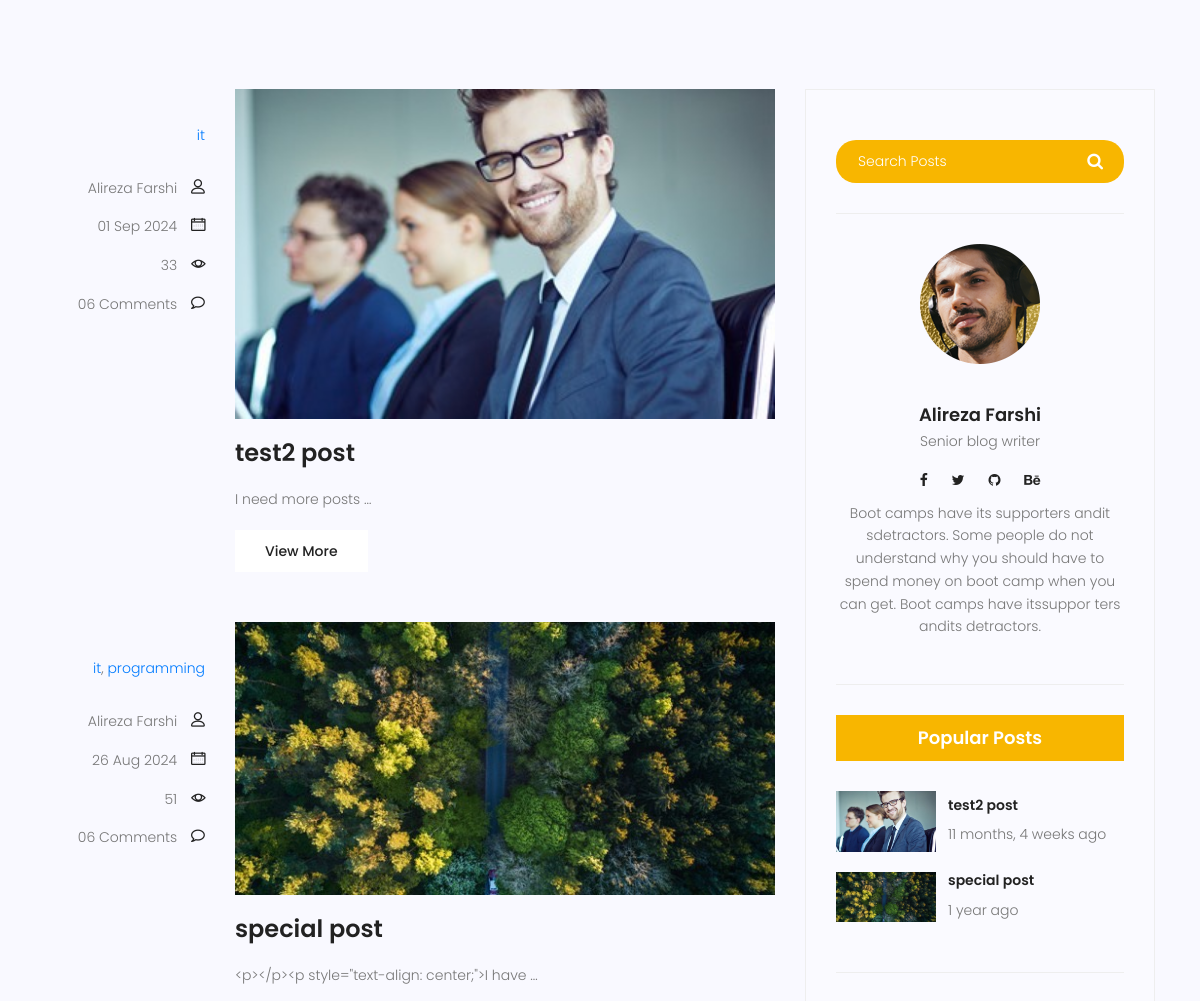
Before: /blog/ (middle part) with the older database file.
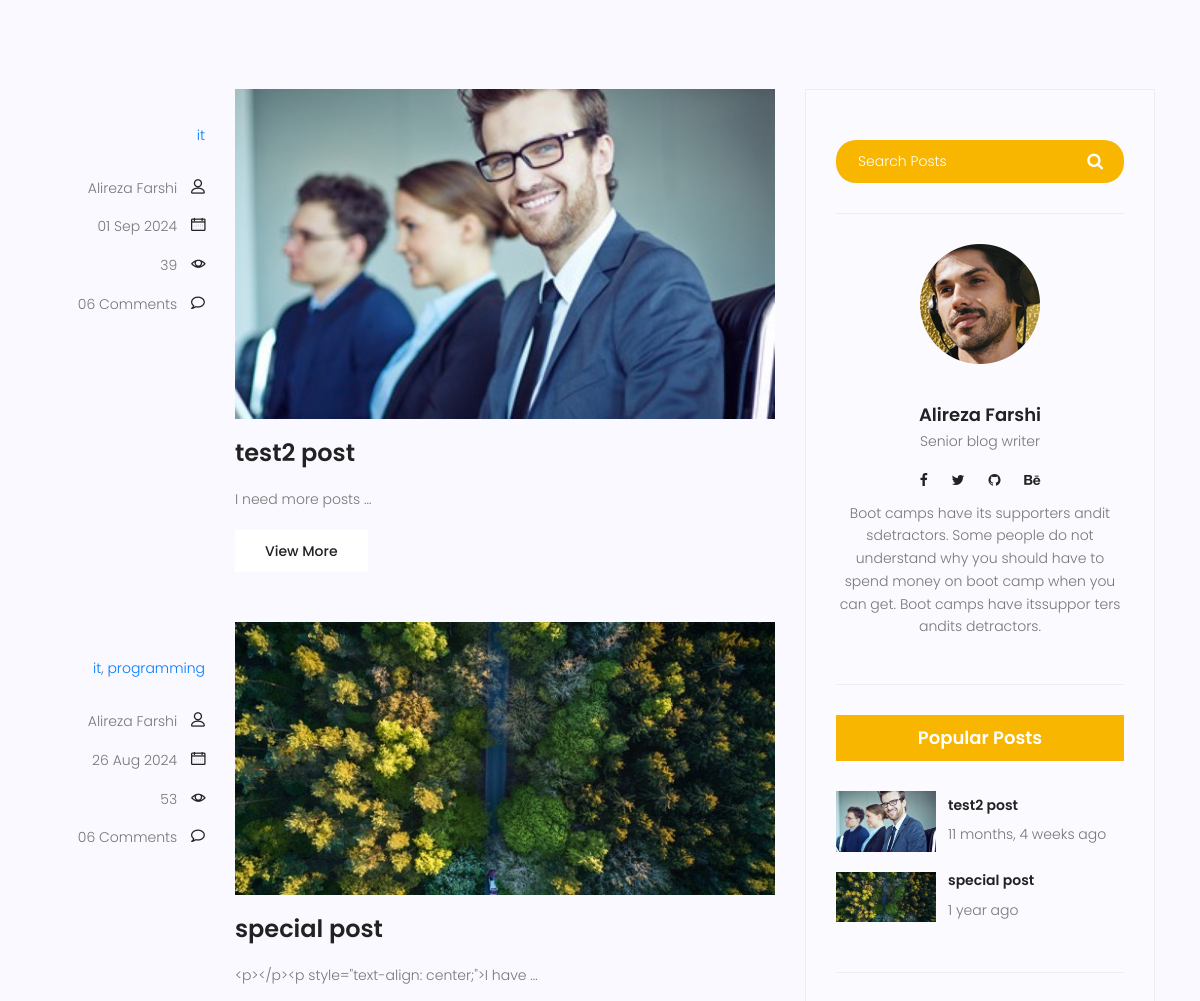
After: the same page with the newer database file.
### blog/models.py (models this page shows, shortened)
class Category(models.Model):
    name = models.CharField(max_length=255)
    def __str__(self):
        return self.name

class Post(models.Model):
    title = models.CharField(max_length=250)
    content = models.TextField()
    tags = TaggableManager()
    category = models.ManyToManyField(Category)
    author = models.ForeignKey(User, on_delete=models.SET_NULL, null=True)
    image = models.ImageField(upload_to='blog/', default='blog/default.jpg' )
    counted_views = models.IntegerField(default=0)
    status = models.BooleanField(default=False)
    login_require = models.BooleanField(default=False)
    created_date = models.DateTimeField(auto_now_add=True)
    updated_date = models.DateTimeField(auto_now=True)
    published_date = models.DateTimeField(null=True)
    class Meta:
        ordering = ['-created_date']

### blog/views.py (the view)
# urls.py: path('', blog_view,name='blog'),
def blog_view(request, **kwargs):
    current_time = timezone.now()
    posts = Post.objects.filter(status=True)
    posts = posts.exclude(published_date__gt=current_time)
    if kwargs.get('cat_name') != None:
        posts = posts.filter(category__name=kwargs['cat_name'])
    if kwargs.get('author_username') != None:
        posts = posts.filter(author__username=kwargs['author_username'])
    if kwargs.get('tag_name') != None:
        posts = posts.filter(tags__name__in=[kwargs['tag_name']])
    paginator = Paginator(posts, 2)
    try:
        page_number = request.GET.get('page')
        posts = paginator.get_page(page_number)
    except PageNotAnInteger:
        posts = paginator.get_page(1)
    except EmptyPage:
        print("entered")
        posts = paginator.get_page(1)
    context = {'posts' : posts}
    return render(request, 'blog/blog-home.html', context)

### blog/templatetags/blog-tags.py (called while the page is built)
@register.inclusion_tag('blog/blog-categories.html')
def post_categories():
    posts = Post.objects.filter(status=1)
    categories = Category.objects.all()
    cat_dict = {}
    for name in categories:
        cat_dict[name] = posts.filter(category=name).count()
    return {'categories': cat_dict}

### templates/blog/blog-home.html (shortened to what this page needs)
{% extends  'base.html'     %}
{% load static %}
{% load blog-tags %}
{% block content %}
			<section class="top-category-widget-area pt-90 pb-90 ">
			</section>
			<section class="post-content-area">
				<div class="container">
					<div class="row">
						<div class="col-lg-8 posts-list">
							{% for post in posts %}
							<div class="single-post row">
								<div class="col-lg-3  col-md-3 meta-details">
									<ul class="tags">
										{% for cat in post.category.all %}
										<a href="{% url 'category' cat_name=cat.name %}">{{cat}}</a>{% if not forloop.last %},{% endif %}
										{% endfor %}
									</ul>
									<div class="user-details row">
										<p class="user-name col-lg-12 col-md-12 col-6"><a href="{% url 'author' author_username=post.author.username %}">{{post.author.get_full_name}}</a> <span class="lnr lnr-user"></span></p>
										<p class="date col-lg-12 col-md-12 col-6"><a href="#">{{post.published_date |date:"d M Y"}}</a> <span class="lnr lnr-calendar-full"></span></p>
										<p class="view col-lg-12 col-md-12 col-6"><a href="#">{{post.counted_views}}</a> <span class="lnr lnr-eye"></span></p>
										<p class="comments col-lg-12 col-md-12 col-6"><a href="#">06 Comments</a> <span class="lnr lnr-bubble"></span></p>
									</div>
								</div>
								<div class="col-lg-9 col-md-9 ">
									<div class="feature-img">
										<img class="img-fluid" src="{{ post.image.url}}" alt="">
									</div>
									<a class="posts-title" href="{% url 'single' pid=post.id %}"><h3>{{post.title}}</h3></a>
									<p class="excert">
										{{post.content |truncatewords:4}}
									</p>
									<a href="{% url 'single' pid=post.id %}" class="primary-btn">View More</a>
								</div>
							</div>
							{% endfor %}
						</div>
						<div class="col-lg-4 sidebar-widgets">
							<div class="widget-wrap">
								{% include 'blog/blog-search.html' %}
								{% include 'blog/blog-writer.html' %}
                                {% include 'blog/blog-popular-posts.html' %}
							</div>
						</div>
					</div>
				</div>
			</section>
{% endblock %}

### templates/base.html (shortened to what this page needs)
{% load static %}
<!DOCTYPE html>
	<html lang="zxx" class="no-js">
	<head>
			<link rel="stylesheet" href="{% static 'css/linearicons.css'%}">
			<link rel="stylesheet" href="{% static 'css/font-awesome.min.css'%}">
			<link rel="stylesheet" href="{% static 'css/bootstrap.css'%}">
			<link rel="stylesheet" href="{% static 'css/magnific-popup.css'%}">
			<link rel="stylesheet" href="{% static 'css/jquery-ui.css'%}">
			<link rel="stylesheet" href="{% static 'css/nice-select.css'%}">
			<link rel="stylesheet" href="{% static 'css/animate.min.css'%}">
			<link rel="stylesheet" href="{% static 'css/owl.carousel.css'%}">
			<link rel="stylesheet" href="{% static 'css/main.css'%}">
		</head>
		<body>
            {% block content %}
            {% endblock %}
		</body>
	</html>

### templates/blog/blog-search.html
<div class="single-sidebar-widget search-widget">
  <form class="search-form" action="{% url 'search' %}" method="get">
    <input placeholder="Search Posts" name="s" type="text" onfocus="this.placeholder = ''" onblur="this.placeholder = 'Search Posts'" >
    <button type="submit"><i class="fa fa-search"></i></button>
  </form>
</div>

### templates/blog/blog-writer.html
{% load static %}
<div class="single-sidebar-widget user-info-widget">
    <img src="{% static 'img/blog/user-info.png' %}" alt="">
    <a href="#"><h4>Alireza Farshi</h4></a>
    <p>
        Senior blog writer
    </p>
    <ul class="social-links">
        <li><a href="#"><i class="fa fa-facebook"></i></a></li>
        <li><a href="#"><i class="fa fa-twitter"></i></a></li>
        <li><a href="#"><i class="fa fa-github"></i></a></li>
        <li><a href="#"><i class="fa fa-behance"></i></a></li>
    </ul>
    <p>
        Boot camps have its supporters andit sdetractors. Some people do not understand why you should have to spend money on boot camp when you can get. Boot camps have itssuppor ters andits detractors.
    </p>
</div>

### templates/blog/blog-popular-posts.html
{% load static %}
 {% load humanize %}
<div class="single-sidebar-widget popular-post-widget">
    <h4 class="popular-title">Popular Posts</h4>
    <div class="popular-post-list">
        {% for post in posts %}
        <div class="single-post-list d-flex flex-row align-items-center">
            <div class="thumb">
                <img class="img-fluid" src="{{post.image.url}}" alt="">
            </div>
            <div class="details">
                <a href="{% url 'single' pid=post.id %}"><h6>{{post.title}}</h6></a>
                <p>{{post.published_date| naturaltime}}</p>
            </div>
        </div>
        {% endfor %}
    </div>
</div>

### templates/blog/blog-ads.html (shortened to what this page needs)
{% load static %}

Changed rows visible on the page:
changed Post "test2 post": counted_views "33" → "39"
changed Post "special post": counted_views "51" → "53"
